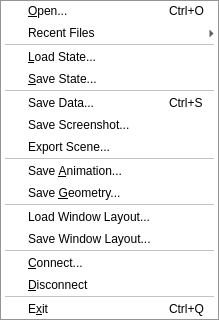
<?xml version="1.0" encoding="UTF-8"?>
<ui version="4.0">
 <class>pqFileMenuBuilder</class>
 <widget class="QMenu" name="pqFileMenuBuilder">
  <property name="title">
   <string>&amp;File</string>
  </property>
  <widget class="QMenu" name="menuRecentFiles">
   <property name="title">
    <string>Recent Files</string>
   </property>
  </widget>
  <action name="actionServerConnect">
   <property name="icon">
    <iconset resource="../../../Components/Resources/pqComponents.qrc">
     <normaloff>:/pqWidgets/Icons/pqConnect24.png</normaloff>:/pqWidgets/Icons/pqConnect24.png</iconset>
   </property>
   <property name="text">
    <string>&amp;Connect...</string>
   </property>
   <property name="statusTip">
    <string>Connect</string>
   </property>
  </action>
  <action name="actionServerDisconnect">
   <property name="icon">
    <iconset resource="../../../Components/Resources/pqComponents.qrc">
     <normaloff>:/pqWidgets/Icons/pqDisconnect24.png</normaloff>:/pqWidgets/Icons/pqDisconnect24.png</iconset>
   </property>
   <property name="text">
    <string>&amp;Disconnect</string>
   </property>
   <property name="statusTip">
    <string>Disconnect</string>
   </property>
  </action>
  <action name="actionFileSaveScreenshot">
   <property name="icon">
    <iconset resource="../../../Components/Resources/pqComponents.qrc">
     <normaloff>:/pqWidgets/Icons/pqCaptureScreenshot24.png</normaloff>:/pqWidgets/Icons/pqCaptureScreenshot24.png</iconset>
   </property>
   <property name="text">
    <string>Save Screenshot...</string>
   </property>
  </action>
  <action name="actionFileSaveAnimation">
   <property name="icon">
    <iconset resource="../../../Components/Resources/pqComponents.qrc">
     <normaloff>:/pqWidgets/Icons/pqSaveAnimation24.png</normaloff>:/pqWidgets/Icons/pqSaveAnimation24.png</iconset>
   </property>
   <property name="text">
    <string>Save &amp;Animation...</string>
   </property>
   <property name="PV_MUST_BE_MASTER_TO_SHOW" stdset="0">
    <bool>true</bool>
   </property>
  </action>
  <action name="actionFileSaveData">
   <property name="icon">
    <iconset resource="../../../Components/Resources/pqComponents.qrc">
     <normaloff>:/pqWidgets/Icons/pqSave24.png</normaloff>:/pqWidgets/Icons/pqSave24.png</iconset>
   </property>
   <property name="text">
    <string>Save Data...</string>
   </property>
   <property name="shortcut">
    <string>Ctrl+S</string>
   </property>
   <property name="PV_MUST_BE_MASTER_TO_SHOW" stdset="0">
    <bool>true</bool>
   </property>
  </action>
  <action name="actionFileLoadServerState">
   <property name="text">
    <string>&amp;Load State...</string>
   </property>
   <property name="PV_MUST_BE_MASTER_TO_SHOW" stdset="0">
    <bool>true</bool>
   </property>
  </action>
  <action name="actionFileSaveServerState">
   <property name="text">
    <string>&amp;Save State...</string>
   </property>
  </action>
  <action name="actionFileSaveGeometry">
   <property name="text">
    <string>Save &amp;Geometry...</string>
   </property>
   <property name="PV_MUST_BE_MASTER_TO_SHOW" stdset="0">
    <bool>true</bool>
   </property>
  </action>
  <action name="actionFileOpen">
   <property name="icon">
    <iconset resource="../../../Components/Resources/pqComponents.qrc">
     <normaloff>:/pqWidgets/Icons/pqOpen24.png</normaloff>:/pqWidgets/Icons/pqOpen24.png</iconset>
   </property>
   <property name="text">
    <string>&amp;Open...</string>
   </property>
   <property name="statusTip">
    <string>Open</string>
   </property>
   <property name="shortcut">
    <string>Ctrl+O</string>
   </property>
   <property name="PV_MUST_BE_MASTER_TO_SHOW" stdset="0">
    <bool>true</bool>
   </property>
  </action>
  <action name="actionFileExit">
   <property name="text">
    <string>E&amp;xit</string>
   </property>
   <property name="statusTip">
    <string>Exit</string>
   </property>
   <property name="shortcut">
    <string>Ctrl+Q</string>
   </property>
  </action>
  <action name="actionExport">
   <property name="text">
    <string>Export Scene...</string>
   </property>
  </action>
  <action name="actionFileSaveWindowLayout">
   <property name="text">
    <string>Save Window Layout...</string>
   </property>
   <property name="toolTip">
    <string>Save window layout to a file</string>
   </property>
   <property name="statusTip">
    <string>Save window layout to a file</string>
   </property>
  </action>
  <action name="actionFileLoadWindowLayout">
   <property name="text">
    <string>Load Window Layout...</string>
   </property>
   <property name="toolTip">
    <string>Load window layout from a file</string>
   </property>
   <property name="statusTip">
    <string>Load window layout from a file</string>
   </property>
  </action>
  <addaction name="actionFileOpen"/>
  <addaction name="menuRecentFiles"/>
  <addaction name="separator"/>
  <addaction name="actionFileLoadServerState"/>
  <addaction name="actionFileSaveServerState"/>
  <addaction name="separator"/>
  <addaction name="actionFileSaveData"/>
  <addaction name="actionFileSaveScreenshot"/>
  <addaction name="actionExport"/>
  <addaction name="separator"/>
  <addaction name="actionFileSaveAnimation"/>
  <addaction name="actionFileSaveGeometry"/>
  <addaction name="separator"/>
  <addaction name="actionFileLoadWindowLayout"/>
  <addaction name="actionFileSaveWindowLayout"/>
  <addaction name="separator"/>
  <addaction name="actionServerConnect"/>
  <addaction name="actionServerDisconnect"/>
  <addaction name="separator"/>
  <addaction name="actionFileExit"/>
 </widget>
 <resources>
  <include location="../../../Components/Resources/pqComponents.qrc"/>
 </resources>
 <connections/>
</ui>
